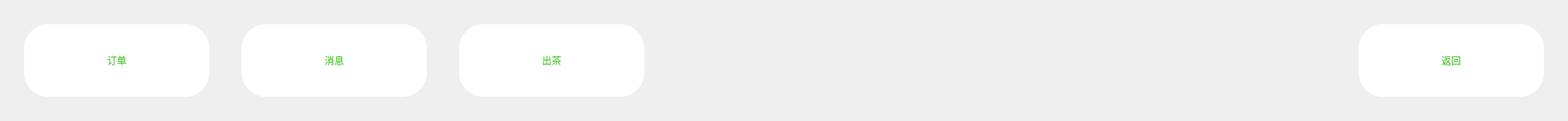
                  <widget class="QWidget" name="widget_41" native="true">
                   <property name="minimumSize">
                    <size>
                     <width>28</width>
                     <height>130</height>
                    </size>
                   </property>
                   <layout class="QHBoxLayout" name="horizontalLayout_75">
                    <property name="spacing">
                     <number>40</number>
                    </property>
                    <property name="leftMargin">
                     <number>30</number>
                    </property>
                    <property name="topMargin">
                     <number>30</number>
                    </property>
                    <property name="rightMargin">
                     <number>30</number>
                    </property>
                    <property name="bottomMargin">
                     <number>30</number>
                    </property>
                    <item>
                     <widget class="QPushButton" name="btn_setting_order">
                      <property name="minimumSize">
                       <size>
                        <width>230</width>
                        <height>90</height>
                       </size>
                      </property>
                      <property name="maximumSize">
                       <size>
                        <width>230</width>
                        <height>90</height>
                       </size>
                      </property>
                      <property name="styleSheet">
                       <string notr="true">QPushButton#btn_setting_order{
	background-color:rgba(255, 255, 255, 1);
	color:rgba(83, 203, 49, 1);
	border-radius:30px;
}
QPushButton#btn_setting_order:hover{
	background-color:rgba(83, 203, 49, 0.5);
	color:rgba(255,255,255,200);
	color:white;
	border-radius:30px;
}
QPushButton#btn_setting_order:pressed{
	padding-left:5px;
	padding-top:5px;
	background-color:rgba(83, 203, 49, 1);
	color:white;
	border-radius:30px;
}
QPushButton#btn_setting_order:checked {
    background-color:rgba(83, 203, 49, 1);
	color:white;
	border-radius:30px;
}</string>
                      </property>
                      <property name="text">
                       <string>订单</string>
                      </property>
                      <property name="checkable">
                       <bool>true</bool>
                      </property>
                      <property name="checked">
                       <bool>false</bool>
                      </property>
                     </widget>
                    </item>
                    <item>
                     <widget class="QPushButton" name="btn_setting_message">
                      <property name="minimumSize">
                       <size>
                        <width>230</width>
                        <height>90</height>
                       </size>
                      </property>
                      <property name="maximumSize">
                       <size>
                        <width>230</width>
                        <height>90</height>
                       </size>
                      </property>
                      <property name="styleSheet">
                       <string notr="true">QPushButton#btn_setting_message{
	background-color:rgba(255, 255, 255, 1);
	color:rgba(83, 203, 49, 1);
	border-radius:30px;
}
QPushButton#btn_setting_message:hover{
	background-color:rgba(83, 203, 49, 0.5);
	color:rgba(255,255,255,200);
	color:white;
	border-radius:30px;
}
QPushButton#btn_setting_message:pressed{
	padding-left:5px;
	padding-top:5px;
	background-color:rgba(83, 203, 49, 1);
	color:white;
	border-radius:30px;
}
QPushButton#btn_setting_message:checked {
    background-color:rgba(83, 203, 49, 1);
	color:white;
	border-radius:30px;
}</string>
                      </property>
                      <property name="text">
                       <string>消息</string>
                      </property>
                      <property name="checkable">
                       <bool>true</bool>
                      </property>
                     </widget>
                    </item>
                    <item>
                     <widget class="QPushButton" name="btn_setting_out_tee">
                      <property name="minimumSize">
                       <size>
                        <width>230</width>
                        <height>90</height>
                       </size>
                      </property>
                      <property name="maximumSize">
                       <size>
                        <width>230</width>
                        <height>90</height>
                       </size>
                      </property>
                      <property name="styleSheet">
                       <string notr="true">QPushButton#btn_setting_out_tee{
	background-color:rgba(255, 255, 255, 1);
	color:rgba(83, 203, 49, 1);
	border-radius:30px;
}
QPushButton#btn_setting_out_tee:hover{
	background-color:rgba(83, 203, 49, 0.5);
	color:rgba(255,255,255,200);
	color:white;
	border-radius:30px;
}
QPushButton#btn_setting_out_tee:pressed{
	padding-left:5px;
	padding-top:5px;
	background-color:rgba(83, 203, 49, 1);
	color:white;
	border-radius:30px;
}</string>
                      </property>
                      <property name="text">
                       <string>出茶</string>
                      </property>
                     </widget>
                    </item>
                    <item>
                     <spacer name="horizontalSpacer_4">
                      <property name="orientation">
                       <enum>Qt::Horizontal</enum>
                      </property>
                      <property name="sizeHint" stdset="0">
                       <size>
                        <width>847</width>
                        <height>20</height>
                       </size>
                      </property>
                     </spacer>
                    </item>
                    <item>
                     <widget class="QPushButton" name="btn_back_setting">
                      <property name="minimumSize">
                       <size>
                        <width>230</width>
                        <height>90</height>
                       </size>
                      </property>
                      <property name="maximumSize">
                       <size>
                        <width>230</width>
                        <height>90</height>
                       </size>
                      </property>
                      <property name="styleSheet">
                       <string notr="true">QPushButton#btn_back_setting{
	background-color:rgba(255, 255, 255, 1);
	color:rgba(83, 203, 49, 1);
	border-radius:30px;
}
QPushButton#btn_back_setting:hover{
	background-color:rgba(83, 203, 49, 0.5);
	color:rgba(255,255,255,200);
	color:white;
	border-radius:30px;
}
QPushButton#btn_back_setting:pressed{
	padding-left:5px;
	padding-top:5px;
	background-color:rgba(83, 203, 49, 1);
	color:white;
	border-radius:30px;
}</string>
                      </property>
                      <property name="text">
                       <string>返回</string>
                      </property>
                     </widget>
                    </item>
                   </layout>
                  </widget>
